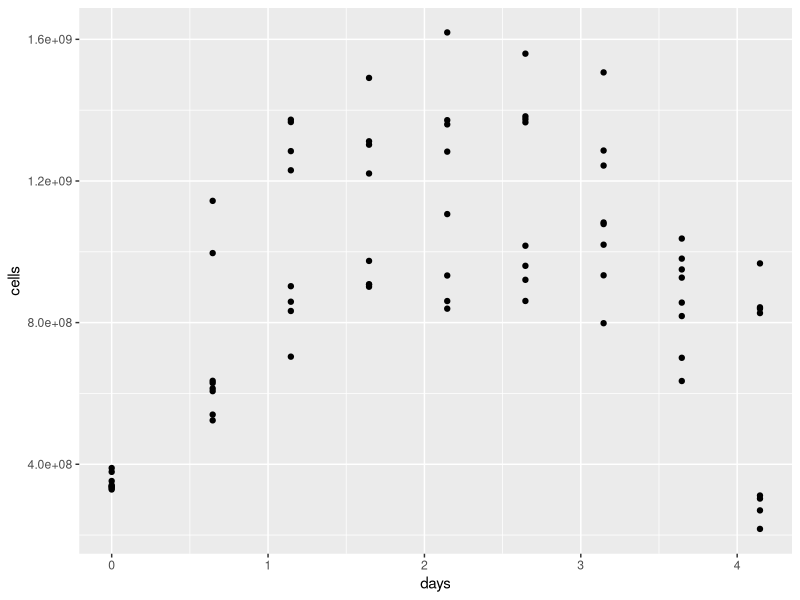

R code for this plot:
## ---- chunk 1
library(tidyverse)
library(readxl)
library(lubridate)
## ---- chunk 2
excel_sheets("Input_Data/week3/144L_2018_BactAbund.xlsx")

metadata <- read_excel("Input_Data/week3/144L_2018_BactAbund.xlsx", sheet = "Metadata")

glimpse(metadata)
#unique(metadata$Bottle)

data <- read_excel("Input_Data/week3/144L_2018_BactAbund.xlsx", sheet = "Data")
glimpse(data)

joined <- left_join(metadata, data) 
#joins the right dataset to the left one by variables that are the same
glimpse(joined)

## ---- chunk 3
cells <- joined %>% 
  mutate(Datetime = ymd_hm(Datetime), #splits apart the Datetime as specified
  cells = Cells_ml * 1000) %>% #creates a new column called cells
  group_by(Treatment, Bottle) %>%
  #we need to group our dataset so we can calculate time elapsed properly within each treatment and bottle. 
  mutate(interv = interval(first(Datetime), Datetime), 
         s = as.numeric(interv), 
         hours = s/3600, 
         days = hours/24) %>%
  ungroup() %>%
  select(Experiment:DNA_Sample, cells, hours, days) %>%
  drop_na(cells)
glimpse(cells)
  
## ---- chunk 4
custom.colors <- c("Control" = "#377EB8", "Ash Leachate" = "#4DAF4A", "Mud Leachate" = "#E41A1C", "Glucose_Nitrate_Phosphate" = "#FF7F00")
levels <- c("Control", "Ash Leachate", "Mud Leachate", "Glucose_Nitrate_Phosphate") #gives ggplot an order to show things in the plot legend. 
#c() combines the elements listed in parentheses into a vector, a sort of list which you can see on the right. 
## ---- chunk 5
cells %>% 
  #mutate(dna = ifelse(DNA_Sample == T, "*", NA)) %>%
  ggplot(aes(x=days, y=cells, group = interaction(Treatment, Bottle))) + 
  geom_point()
